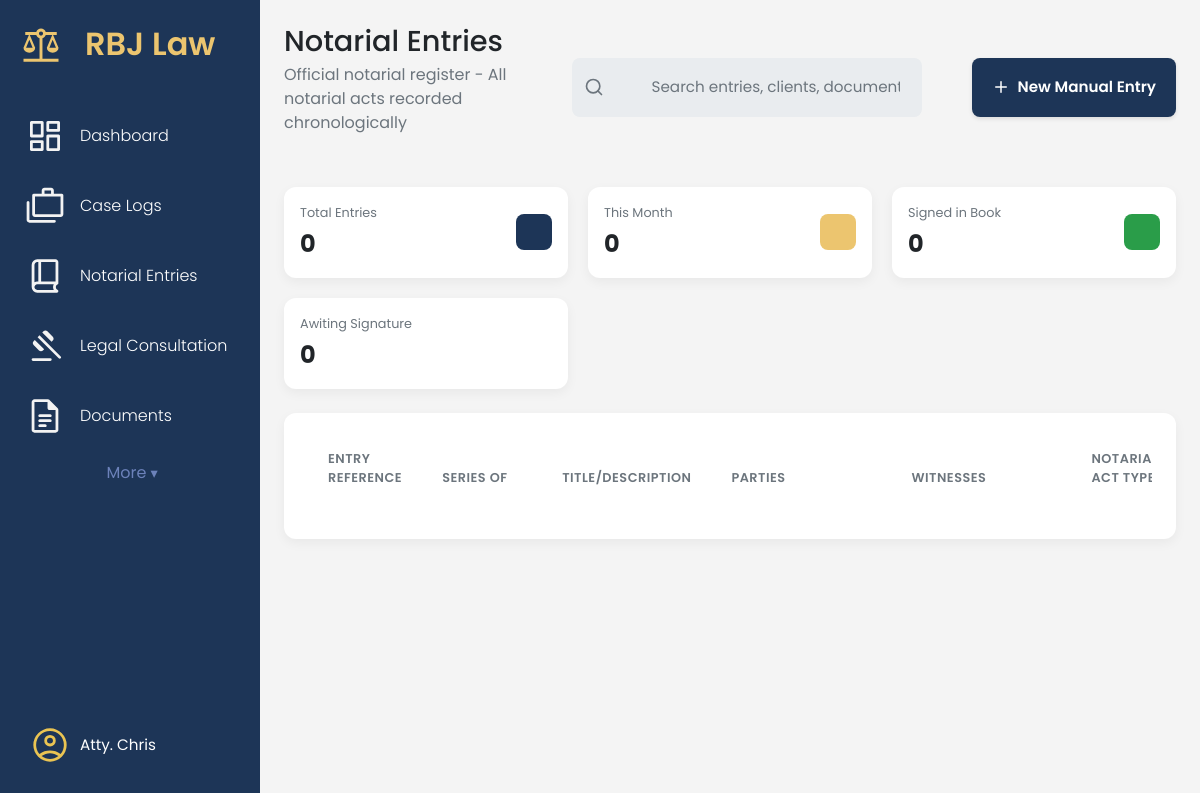
The page /notarial-entries/ (signed in) on the database as committed earlier.
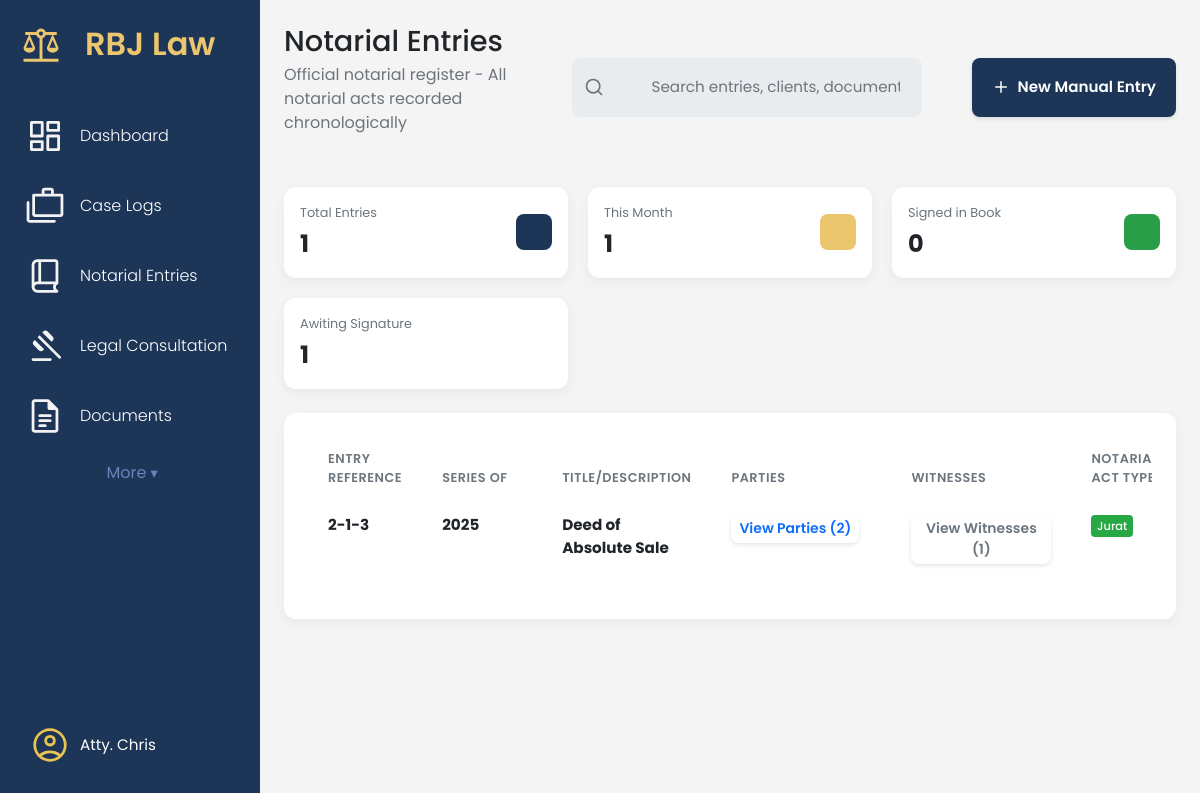
The same page on the database as committed later.
### app/models/notarial_entry_mdl.py (models this page shows, shortened)
class NotarialEntry(db.Model):
    __tablename__ = 'notarial_entries'
    id = db.Column(db.Integer, primary_key=True)
    not_entry_num = db.Column(db.String(255), nullable=False)
    not_page_num = db.Column(db.String(255), nullable=False)
    not_book_num = db.Column(db.String(255), nullable=False)
    not_series = db.Column(db.Integer, nullable=False)  # Changed to Integer for year only
    not_title = db.Column(db.String(255), nullable=False)
    not_date = db.Column(db.DateTime, nullable=False, default=datetime.utcnow)
    not_type_act = db.Column(db.String(255), nullable=False)
    not_fee = db.Column(Numeric(10, 2), nullable=False)
    not_fee_or = db.Column(db.String(255), nullable=False)
    not_other_place = db.Column(db.String(255), nullable=True)
    not_comp_evidence_id = db.Column(db.String(150), nullable=True)
    transaction_item_id = db.Column(db.Integer, db.ForeignKey('transaction_items.id'), nullable=False, unique=True)
    transaction_item = db.relationship('TransactionItem', backref='notary_entry', lazy=True)

### app/routes/notarial_entries_routes.py (the view)
@notarial_entries_bp.route('/')
@login_required
def notarial_entries_page():
    entries = NotarialEntryService.get_all_entries()
    return render_template('notarial_entries.html', entries=entries, now=datetime.utcnow())

### app/services/notarial_entry_service.py (called while the page is built)
    @staticmethod
    def get_all_entries():
        return NotarialEntry.query.options(
            joinedload(NotarialEntry.parties),
            joinedload(NotarialEntry.witnesses)
        ).order_by(NotarialEntry.not_date.desc()).all()

### app/templates/notarial_entries.html (shortened to what this page needs)
{% extends 'base.html' %}
{% block content %}
<main class="dashboard-content">
    <header class="dashboard-header">
        <div>
            <h1>Notarial Entries </h1>
            <p>Official notarial register - All notarial acts recorded chronologically</p>
        </div>
        <div class="dashboard-actions"
            style="display: flex; justify-content: space-between; flex-shrink: 0; gap: 50px;">
            <div class="search-bar">
                <svg class="search-bar__icon" xmlns="http://www.w3.org/2000/svg" width="20" height="20"
                    viewBox="0 0 24 24" fill="none" stroke="currentColor" stroke-width="2" stroke-linecap="round"
                    stroke-linejoin="round">
                    <circle cx="11" cy="11" r="8"></circle>
                    <line x1="21" y1="21" x2="16.65" y2="16.65"></line>
                </svg>
                <input class="search-bar__input" type="text" placeholder="Search entries, clients, documents...">
            </div>
            <a href="#" class="btn btn-primary" data-bs-toggle="modal" data-bs-target="#entryModal">
                <svg class="btn-icon-left" xmlns="http://www.w3.org/2000/svg" viewBox="0 0 24 24" fill="none"
                    stroke="currentColor" stroke-width="2" stroke-linecap="round" stroke-linejoin="round">
                    <line x1="12" y1="5" x2="12" y2="19"></line>
                    <line x1="5" y1="12" x2="19" y2="12"></line>
                </svg>
                New Manual Entry
            </a>
        </div>
    </header>
    <section class="dashboard-cards">
        <div class="data-card data-card--sm">
            <div class="data-card__info">
                <span class="data-card__title">Total Entries</span>
                <span class="data-card__value">{{ entries|length }}</span>
            </div>
            <div class="data-card__icon data-card__icon--blue"></div>
        </div>
        <div class="data-card data-card--sm">
            <div class="data-card__info">
                <span class="data-card__title">This Month</span>
                <span class="data-card__value">
                    {% set current_month = [] %}
                    {{ current_month|length }}
                </span>
            </div>
            <div class="data-card__icon data-card__icon--gold"></div>
        </div>
        <div class="data-card data-card--sm">
            <div class="data-card__info">
                <span class="data-card__title">Signed in Book</span>
                <span class="data-card__value">
                    {% set signed_count = [] %}
                    {{ signed_count|length }}
                </span>
            </div>
            <div class="data-card__icon data-card__icon--green"></div>
        </div>
        <div class="data-card data-card--sm">
            <div class="data-card__info">
                <span class="data-card__title">Awiting Signature</span>
                <span class="data-card__value">
                    {% set unsigned_count = [] %}
                    {{ unsigned_count|length }}
                </span>
            </div>
            <div class="data-card__icon data-card__icon--purple"></div>
        </div>
    </section>
    <section class="content-section">
        <div class="panel-card">
            <div class="table-wrapper">
                <table class="table document-table">
                    <colgroup>
                        <col class="short">
                        <col class="medium">
                        <col class="medium">
                        <col class="long">
                        <col class="long">
                        <col class="medium">
                        <col class="medium">
                        <col class="short">
                        <col class="actions">
                    </colgroup>
                    <thead>
                        <tr>
                            <th data-sort-key="entry_ref">Entry Reference</th>
                            <th data-sort-key="series">Series Of</th>
                            <th data-sort-key="title">Title/Description</th>
                            <th data-sort-key="parties">Parties</th>
                            <th data-sort-key="witness">Witnesses</th>
                            <th data-sort-key="not_act_type">Notarial Act Type</th>
                        </tr>
                    </thead>
<tbody>
    {% for entry in entries %}
    <tr>
        <td>
            <strong>{{ entry.not_book_num }}-{{ entry.not_page_num }}-{{ entry.not_entry_num }}</strong>
        </td>
        <td>
            <strong>{{ entry.not_series }}</strong>
        </td>
        <td>
            <strong>{{ entry.not_title }}</strong>
        </td>
        <td>
            <div class="clickable-list">
                <button type="button" class="btn btn-sm btn-outline-primary view-parties-btn"
                        data-entry-id="{{ entry.id }}"
                        data-bs-toggle="modal"
                        data-bs-target="#partiesModal">
                    View Parties ({{ entry.parties|length }})
                </button>
            </div>
        </td>
        <td>
            <div class="clickable-list">
                {% if entry.witnesses|length > 0 %}
                <button type="button" class="btn btn-sm btn-outline-secondary view-witnesses-btn"
                        data-entry-id="{{ entry.id }}"
                        data-bs-toggle="modal"
                        data-bs-target="#witnessesModal">
                    View Witnesses ({{ entry.witnesses|length }})
                </button>
                {% else %}
                <span class="text-muted">No witnesses</span>
                {% endif %}
            </div>
        </td>
        <td>
            <span class="status-tag status-tag--{{ entry.not_type_act|lower|replace(' ', '-') }}">
                {{ entry.not_type_act }}
            </span>
        </td>
    </tr>
    {% endfor %}
</tbody>
                </table>
            </div>
        </div>
    </section>
</main>
{% endblock content %}

### app/templates/base.html (shortened to what this page needs)
<!DOCTYPE html>
<html lang="en">
<head>
    <link rel="stylesheet" href="{{ url_for('static', filename='vendor/bootstrap/css/bootstrap.min.css') }}">
    <link rel="stylesheet" href="{{ url_for('static', filename='css/main.css') }}">
</head>
<body>
    <aside class="sidebar">
        <div class="sidebar-header">
            <img src="{{ url_for('static', filename='img/scales-of-justice.svg') }}" alt="logo">
            <h2>RBJ Law</h2>
        </div>
        <ul class="sidebar-links">
            <li><a href="{{ url_for('dashboard.dashboard_page') }}"><span><img
                            src="{{ url_for('static', filename='img/dashboard.svg') }}" alt=""></span>Dashboard</a></li>
            <li><a href="{{ url_for('case_logs.case_logs_page') }}"><span><img
                            src="{{ url_for('static', filename='img/cases.svg') }}" alt=""></span>Case Logs</a></li>
            <li><a href="{{ url_for('notarial_entries.notarial_entries_page') }}"><span><img
                            src="{{ url_for('static', filename='img/book.svg') }}" alt=""></span>Notarial
                    Entries</a> </li>
            <li><a href="{{ url_for('legal_consultation.legal_consultation_page') }}"><span><img
                            src="{{ url_for('static', filename='img/consult.svg') }}" alt=""></span>Legal
                    Consultation</a>
            </li>
            <li><a href="{{ url_for('documents.documents_page') }}"><span><img
                            src="{{ url_for('static', filename='img/documents.svg') }}" alt=""></span>Documents</a></li>
            <li class="has-submenu">
                <button class="submenu-toggle" aria-expanded="false" aria-haspopup="true">
                    More
                    <span class="chev" aria-hidden="true">▾</span>
                </button>
            </li>
        </ul>
        <div class="sidebar-footer">
            <button class="avatar-btn" id="avatarBtn">
                <img src="{{ url_for('static', filename='img/avatar.svg') }}" alt="User Avatar">
                <span>Atty. Chris</span>
            </button>
        </div>
    </aside>
    <div class="page-container">
        {% block content %}{% endblock %}
    </div>
</body>
</html>

### app/static/css/main.css (style rules this page uses)
.sidebar-links .has-submenu { position: relative; display: block; }
.submenu-toggle { align-items: center; gap: 0.75rem; width: 100%; padding: 0.6rem 0.75rem; border: 0; background: transparent; color: rgba(152, 173, 241, 0.644); cursor: pointer; font: inherit; }
.submenu-toggle .chev { margin-left: auto; font-size: 0.9rem; transition: transform .18s ease; }

### app/static/css/components/sidebar.css (style rules this page uses)
.sidebar-header img { width: 42px; }
body { min-height: 100vh; background-color: aliceblue; }
.sidebar { display: flex; position: fixed; flex-direction: column; justify-content: space-between; top: 0; left: 0; height: 100%; width: 260px; background-color: var(--color-card-blue); padding: 25px 20px; }
.sidebar-header { display: flex; align-items: flex-start; margin-bottom: 30px; }
.sidebar-header h2 { font-size: 1.25 rem; font-weight: 600; color: var(--color-card-gold); margin-left: 23px; }
.sidebar-links { list-style: none; margin-top: 20; padding-left: 0; }
.sidebar-links li a { display: flex; align-items: center; gap: 0 15px; color: white; font-weight: 300; padding: 15px 5px; white-space: nowrap; text-decoration: none; }
.sidebar-footer { display: flex; flex-direction: column; align-items: center; position: relative; margin-top: auto; }
.avatar-btn { display: flex; align-items: center; gap: 10px; background: none; border: none; color: white; cursor: pointer; width: 100%; padding: 10px; font-size: 0.95rem; }
.avatar-btn img { width: 40px; height: 40px; border-radius: 50%; }

### app/static/css/base/_variable.css (style rules this page uses)
:root { --color-bg-primary: #F4F4F4; --color-bg-secondary: #FFFFFF; --color-bg-search: #E9ECEF; --color-text-primary: #212529; --color-text-secondary: #6C757D; --color-text-white: #FFFFFF; --color-card-blue: #1D3557; --color-card-gold: #ecc56f; --color-card-green: #2A9D49; --shadow-light: 0 4px 12px rgba(0, 0, 0, 0.05); --border-radius-m: 12px; --border-radius-s: 8px; }

### app/static/css/components/_dashboard.css (style rules this page uses)
.page-container { margin-left: 260px; min-height: 100vh; }
.dashboard-content { padding: 24px; }
.dashboard-header { display: flex; justify-content: space-between; align-items: center; margin-bottom: 24px; padding-bottom: 12px; border-bottom: 1px solid var(--color-border-light); }
.dashboard-header h1 { margin: 0; font-size: 1.8rem; color: var(--color-text-primary); }
.dashboard-header p { margin-top: 4px; color: var(--color-text-secondary); }
.dashboard-cards { display: grid; grid-template-columns: repeat(auto-fit, minmax(280px, 1fr)); gap: 20px; margin-block: 24px; }
.panel-card { background-color: var(--color-bg-secondary); padding: 24px; border-radius: var(--border-radius-m); box-shadow: var(--shadow-light); }
body { background-color: var(--color-bg-primary); font-family: -apple-system, BlinkMacSystemFont, "Segoe UI", Roboto, Helvetica, Arial, sans-serif; }

### app/static/css/components/_data-card.css (style rules this page uses)
.data-card { display: flex; justify-content: space-between; align-items: center; background-color: var(--color-bg-secondary); padding: 24px; border-radius: var(--border-radius-m); box-shadow: var(--shadow-light); }
.data-card__info { display: flex; flex-direction: column; }
.data-card__title { font-size: 0.9rem; color: var(--color-text-secondary); margin-bottom: 4px; }
.data-card__value { font-size: 2rem; font-weight: 700; color: var(--color-text-primary); }
.data-card__icon { width: 48px; height: 48px; border-radius: var(--border-radius-s); }
.data-card--sm { padding: 16px; }
.data-card--sm .data-card__title { font-size: 0.8rem; }
.data-card--sm .data-card__value { font-size: 1.5rem; }
.data-card--sm .data-card__icon { width: 36px; height: 36px; }
.data-card__icon--blue { background-color: var(--color-card-blue); }
.data-card__icon--gold { background-color: var(--color-card-gold); }
.data-card__icon--green { background-color: var(--color-card-green); }

### app/static/css/components/_search-bar.css (style rules this page uses)
.search-bar { display: flex; align-items: center; background-color: var(--color-bg-search); border-radius: var(--border-radius-s); padding: 8px 12px; max-width: 500px; }
.search-bar__icon { color: var(--color-text-secondary); margin-right: 8px; flex-shrink: 0; }
.search-bar__input { width: 100%; border: none; outline: none; background-color: transparent; font-size: 1rem; color: var(--color-text-primary); }
.search-bar__input::placeholder { color: var(--color-text-secondary); }

### app/static/css/components/_status-tag.css (style rules this page uses)
.status-tag { font-size: 0.8rem; font-weight: 600; padding: 4px 10px; border-radius: 20px; text-align: center; flex-shrink: 0; min-width: 80px; }

Rows that differ between the two databases and show on the page:
added NotarialEntry: not_book_num "2", not_page_num "1", not_entry_num "3", not_series "2025", not_title "Deed of Absolute Sale", parties|length "2", witnesses|length "1", not_type_act "Jurat"
Other text that changed with them:
{{ entries|length }}: "0" → "1"
{{ current_month|length }}: "0" → "1"
{{ unsigned_count|length }}: "0" → "1"
